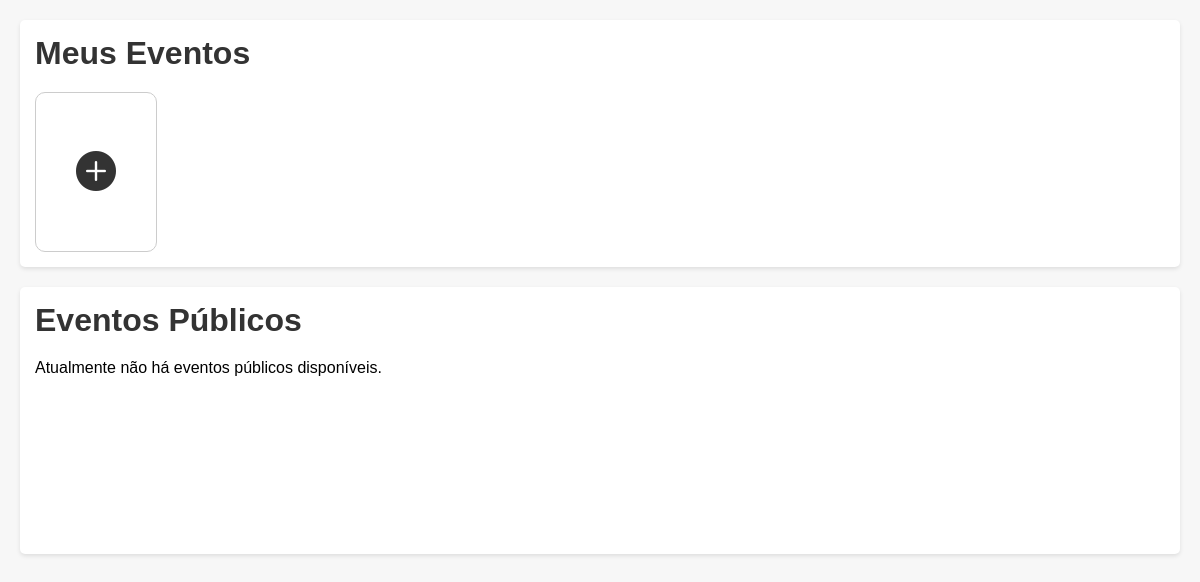
The app's page /usuarios/principal/ (signed in), older data.
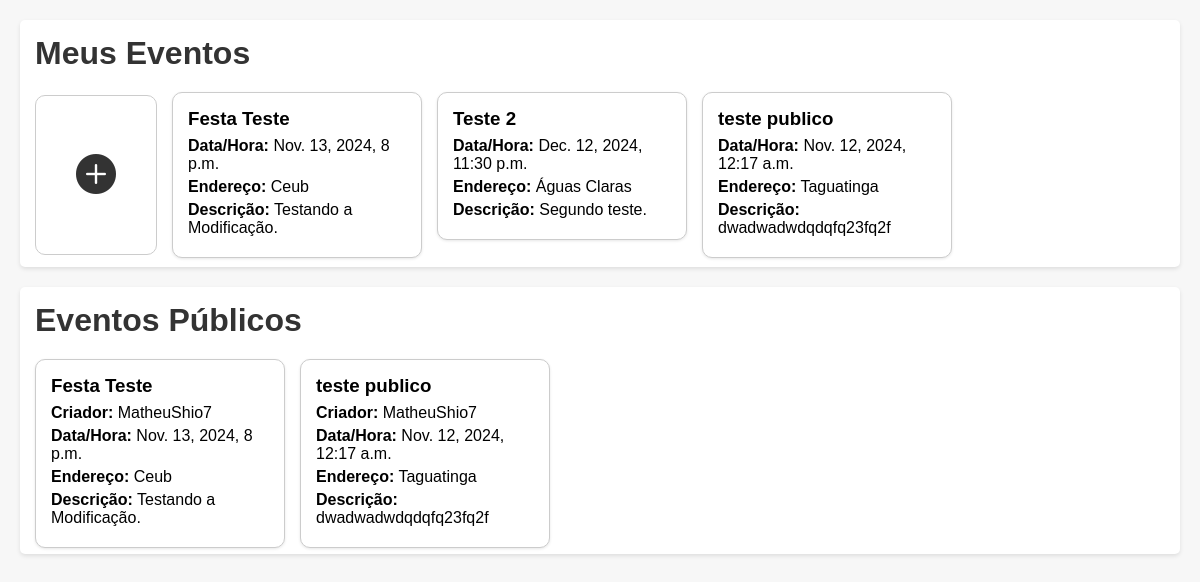
The same page, newer data.
### eventos/models.py (models this page shows)
class Evento(models.Model):
    nome = models.CharField(max_length=100)
    data_hora = models.DateTimeField()
    endereco = models.CharField(max_length=255)
    descricao = models.TextField()
    limite_convidados = models.PositiveIntegerField()
    visibilidade = models.CharField(max_length=7, choices=[('publico', 'Público'), ('privado', 'Privado')])
    criador = models.ForeignKey(Usuario, on_delete=models.CASCADE)
    convidados = models.ManyToManyField(Usuario, related_name='eventos_inscritos', blank=True)

### usuarios/models.py (models this page shows)
class Usuario(AbstractUser):
    data_nascimento = models.DateField(null=True, blank=True)
    sexo = models.CharField(max_length=1, choices=[('M', 'Masculino'), ('F', 'Feminino')])

### usuarios/views.py (the view)
# urls.py: path('principal/', views.pagina_principal, name='pagina_principal'),
def pagina_principal(request):
    usuario = request.user
    eventos_usuario = Evento.objects.filter(convidados=usuario) | Evento.objects.filter(criador=usuario)
    eventos_publicos = Evento.objects.filter(visibilidade='publico').exclude(convidados=usuario)
    context = {
        'eventos_usuario': eventos_usuario.distinct(),
        'eventos_publicos': eventos_publicos
    }
    return render(request, 'usuarios/pagina_principal.html', context)

### usuarios/templates/usuarios/pagina_principal.html (shortened to what this page needs)
<!DOCTYPE html>
<html lang="pt-br">
<head>
    <link rel="stylesheet" href="https://cdn.jsdelivr.net/npm/bootstrap-icons/font/bootstrap-icons.css">
    {% load static %}
    <link rel="stylesheet" href="{% static 'css/pagina_principal.css' %}">
</head>
<body>
    <div class="section">
        <h1>Meus Eventos</h1>
        <div class="meus-eventos">
            <a href="{% url 'criar_evento' %}" class="create-event-btn">
                <i class="bi bi-plus-circle-fill"></i>
            </a>
            {% for evento in eventos_usuario %}
                <a href="{% url 'detalhes_evento' evento.id %}" class="event-card-link">
                    <div class="event-card">
                        <h3>{{ evento.nome }}</h3>
                        <p><strong>Data/Hora:</strong> {{ evento.data_hora }}</p>
                        <p><strong>Endereço:</strong> {{ evento.endereco }}</p>
                        <p class="descricao"><strong>Descrição:</strong> {{ evento.descricao }}</p>
                    </div>
                </a>
            {% endfor %}
        </div>
    </div>
    <div class="section">
        <h1>Eventos Públicos</h1>
        <div class="eventos-publicos">
            {% if eventos_publicos %}
                {% for evento in eventos_publicos %}
                    <a href="{% url 'detalhes_evento' evento.id %}" class="event-card-link">
                        <div class="event-card">
                            <h3>{{ evento.nome }}</h3>
                            <p><strong>Criador:</strong> {{ evento.criador.username }}</p>
                            <p><strong>Data/Hora:</strong> {{ evento.data_hora }}</p>
                            <p><strong>Endereço:</strong> {{ evento.endereco }}</p>
                            <p class="descricao"><strong>Descrição:</strong> {{ evento.descricao }}</p>
                        </div>
                    </a>
                {% endfor %}
            {% else %}
                <p>Atualmente não há eventos públicos disponíveis.</p>
            {% endif %}
        </div>
    </div>
</body>
</html>

### usuarios/static/css/pagina_principal.css (style rules this page uses)
* { margin: 0; padding: 0; box-sizing: border-box; }
body { font-family: Arial, sans-serif; background-color: #f7f7f7; margin: 0; padding: 20px; }
h1, h2 { color: #333; }
.section { margin-bottom: 20px; padding: 15px; background-color: #fff; border-radius: 5px; box-shadow: 0 2px 4px rgba(0, 0, 0, 0.1); }
.section h1 { margin-bottom: 20px; }
.meus-eventos, .eventos-publicos { display: flex; flex-wrap: wrap; gap: 15px; }
.meus-eventos { height: 160px; }
.eventos-publicos { height: 180px; }
.meus-eventos .event-card { border: 1px solid #ccc; border-radius: 10px; padding: 15px; background-color: #fff; box-shadow: 0 1px 3px rgba(0, 0, 0, 0.1); width: 250px; }
.eventos-publicos .event-card { border: 1px solid #ccc; border-radius: 10px; padding: 15px; background-color: #fff; box-shadow: 0 1px 3px rgba(0, 0, 0, 0.1); width: 250px; }
.event-card-link { text-decoration: none; color: black; transition: 0.3s; }
.event-card h3 { margin-bottom: 7px; }
.event-card p { margin-bottom: 5px; }
.create-event-btn { align-self: center; justify-self: center; height: 100%; display: flex; align-items: center; color: #333; padding-inline: 40px; border: 1px solid #ccc; border-radius: 10px; transition: 0.3s; }
.create-event-btn i { font-size: 40px; }
.event-card p.descricao { display: -webkit-box; -webkit-line-clamp: 2; -webkit-box-orient: vertical; overflow: hidden; text-overflow: ellipsis; white-space: normal; }

Row changes from the older to the newer data that the page shows:
added Evento: nome "Festa Teste", data_hora "Nov. 13, 2024, 8 p.m.", endereco "Ceub", descricao "Testando a Modificação.", criador.username "MatheuShio7"
added Evento: nome "Teste 2", data_hora "Dec. 12, 2024, 11:30 p.m.", endereco "Águas Claras", descricao "Segundo teste.", shown under "Meus Eventos"
added Evento: nome "teste publico", data_hora "Nov. 12, 2024, 12:17 a.m.", endereco "Taguatinga", descricao "dwadwadwdqdqfq23fq2f", criador.username "MatheuShio7"
Text that changed along with them:
text no longer shown: "Atualmente não há eventos públicos disponíveis."
